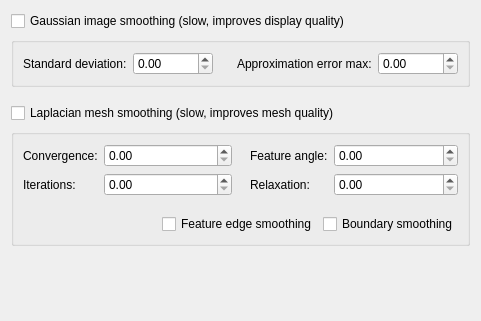
         <widget class="QWidget" name="tabRenderingSmoothing">
          <attribute name="title">
           <string>Smoothing</string>
          </attribute>
          <layout class="QVBoxLayout" name="verticalLayout_2">
           <property name="spacing">
            <number>6</number>
           </property>
           <item>
            <widget class="QCheckBox" name="chkGaussianSmooth">
             <property name="text">
              <string>Gaussian image smoothing (slow, improves display quality)</string>
             </property>
            </widget>
           </item>
           <item>
            <widget class="QGroupBox" name="groupBox_2">
             <property name="title">
              <string/>
             </property>
             <layout class="QHBoxLayout" name="horizontalLayout_4">
              <property name="leftMargin">
               <number>0</number>
              </property>
              <property name="topMargin">
               <number>0</number>
              </property>
              <property name="rightMargin">
               <number>0</number>
              </property>
              <property name="bottomMargin">
               <number>0</number>
              </property>
              <item>
               <widget class="QWidget" name="widget" native="true">
                <layout class="QFormLayout" name="formLayout_4">
                 <item row="0" column="0">
                  <widget class="QLabel" name="label_9">
                   <property name="text">
                    <string>Standard deviation:</string>
                   </property>
                  </widget>
                 </item>
                 <item row="0" column="1">
                  <widget class="QDoubleSpinBox" name="inGaussianSmoothDeviation">
                   <property name="minimumSize">
                    <size>
                     <width>80</width>
                     <height>0</height>
                    </size>
                   </property>
                  </widget>
                 </item>
                </layout>
               </widget>
              </item>
              <item>
               <widget class="QWidget" name="widget_5" native="true">
                <layout class="QFormLayout" name="formLayout_5">
                 <item row="0" column="0">
                  <widget class="QLabel" name="label_15">
                   <property name="text">
                    <string>Approximation error max:</string>
                   </property>
                   <property name="wordWrap">
                    <bool>true</bool>
                   </property>
                  </widget>
                 </item>
                 <item row="0" column="1">
                  <widget class="QDoubleSpinBox" name="inGaussianSmoothMaxError">
                   <property name="minimumSize">
                    <size>
                     <width>80</width>
                     <height>0</height>
                    </size>
                   </property>
                  </widget>
                 </item>
                </layout>
               </widget>
              </item>
             </layout>
            </widget>
           </item>
           <item>
            <spacer name="verticalSpacer_13">
             <property name="orientation">
              <enum>Qt::Orientation::Vertical</enum>
             </property>
             <property name="sizeType">
              <enum>QSizePolicy::Policy::Fixed</enum>
             </property>
             <property name="sizeHint" stdset="0">
              <size>
               <width>20</width>
               <height>10</height>
              </size>
             </property>
            </spacer>
           </item>
           <item>
            <widget class="QCheckBox" name="chkMeshSmooth">
             <property name="text">
              <string>Laplacian mesh smoothing (slow, improves mesh quality)</string>
             </property>
            </widget>
           </item>
           <item>
            <widget class="QGroupBox" name="groupBox_12">
             <property name="title">
              <string/>
             </property>
             <layout class="QGridLayout" name="gridLayout_3">
              <property name="leftMargin">
               <number>0</number>
              </property>
              <property name="topMargin">
               <number>0</number>
              </property>
              <property name="rightMargin">
               <number>0</number>
              </property>
              <property name="bottomMargin">
               <number>0</number>
              </property>
              <property name="spacing">
               <number>0</number>
              </property>
              <item row="0" column="0">
               <widget class="QWidget" name="widget_6" native="true">
                <layout class="QFormLayout" name="formLayout_6">
                 <item row="0" column="0">
                  <widget class="QLabel" name="label_16">
                   <property name="text">
                    <string>Convergence:</string>
                   </property>
                  </widget>
                 </item>
                 <item row="0" column="1">
                  <widget class="QDoubleSpinBox" name="inMeshSmoothConvergence">
                   <property name="minimumSize">
                    <size>
                     <width>80</width>
                     <height>0</height>
                    </size>
                   </property>
                  </widget>
                 </item>
                 <item row="1" column="1">
                  <widget class="QDoubleSpinBox" name="inMeshSmoothIterations">
                   <property name="minimumSize">
                    <size>
                     <width>80</width>
                     <height>0</height>
                    </size>
                   </property>
                  </widget>
                 </item>
                 <item row="1" column="0">
                  <widget class="QLabel" name="label_18">
                   <property name="text">
                    <string>Iterations:</string>
                   </property>
                  </widget>
                 </item>
                </layout>
               </widget>
              </item>
              <item row="0" column="1">
               <widget class="QWidget" name="widget_8" native="true">
                <layout class="QFormLayout" name="formLayout_7">
                 <item row="0" column="0">
                  <widget class="QLabel" name="label_17">
                   <property name="text">
                    <string>Feature angle:</string>
                   </property>
                  </widget>
                 </item>
                 <item row="0" column="1">
                  <widget class="QDoubleSpinBox" name="inMeshSmoothFeatureAngle">
                   <property name="minimumSize">
                    <size>
                     <width>80</width>
                     <height>0</height>
                    </size>
                   </property>
                  </widget>
                 </item>
                 <item row="1" column="1">
                  <widget class="QDoubleSpinBox" name="inMeshSmoothRelaxation">
                   <property name="minimumSize">
                    <size>
                     <width>80</width>
                     <height>0</height>
                    </size>
                   </property>
                  </widget>
                 </item>
                 <item row="1" column="0">
                  <widget class="QLabel" name="label_19">
                   <property name="text">
                    <string>Relaxation:</string>
                   </property>
                  </widget>
                 </item>
                </layout>
               </widget>
              </item>
              <item row="1" column="0" colspan="2">
               <widget class="QWidget" name="widget_10" native="true">
                <layout class="QHBoxLayout" name="horizontalLayout_7">
                 <item>
                  <spacer name="horizontalSpacer_2">
                   <property name="orientation">
                    <enum>Qt::Orientation::Horizontal</enum>
                   </property>
                   <property name="sizeHint" stdset="0">
                    <size>
                     <width>40</width>
                     <height>20</height>
                    </size>
                   </property>
                  </spacer>
                 </item>
                 <item>
                  <widget class="QCheckBox" name="chkMeshSmoothFeatureEdgeSmoothing">
                   <property name="text">
                    <string>Feature edge smoothing</string>
                   </property>
                  </widget>
                 </item>
                 <item>
                  <widget class="QCheckBox" name="chkMeshSmoothBoundarySmoothing">
                   <property name="text">
                    <string>Boundary smoothing</string>
                   </property>
                  </widget>
                 </item>
                </layout>
               </widget>
              </item>
             </layout>
            </widget>
           </item>
           <item>
            <widget class="QWidget" name="widget_9" native="true">
             <layout class="QHBoxLayout" name="horizontalLayout_8"/>
            </widget>
           </item>
           <item>
            <spacer name="verticalSpacer_9">
             <property name="orientation">
              <enum>Qt::Orientation::Vertical</enum>
             </property>
             <property name="sizeHint" stdset="0">
              <size>
               <width>20</width>
               <height>40</height>
              </size>
             </property>
            </spacer>
           </item>
          </layout>
         </widget>
